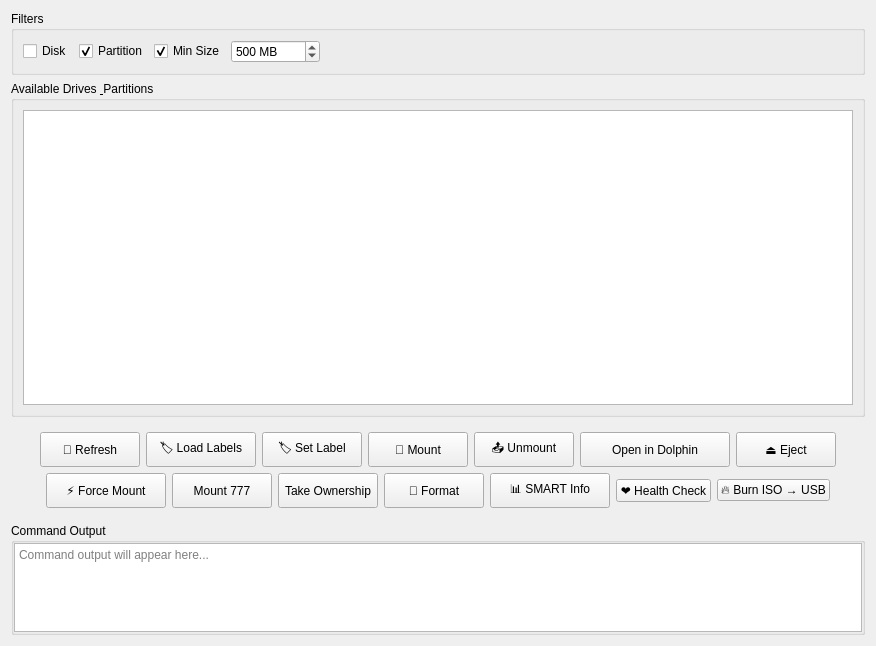
      <widget class="QWidget" name="driveToolsTab">
       <attribute name="title">
        <string>Drives</string>
       </attribute>
       <layout class="QVBoxLayout" name="verticalLayout_2">
        <property name="spacing">
         <number>6</number>
        </property>
        <item>
         <widget class="QGroupBox" name="filterGroupBox">
          <property name="title">
           <string>Filters</string>
          </property>
          <layout class="QHBoxLayout" name="filterLayout">
          <item>
           <widget class="QCheckBox" name="diskFilterCheckBox">
            <property name="text">
             <string>Disk</string>
            </property>
            <property name="checked">
             <bool>false</bool>
            </property>
           </widget>
          </item>
          <item>
           <widget class="QCheckBox" name="partitionFilterCheckBox">
            <property name="text">
             <string>Partition</string>
            </property>
            <property name="checked">
             <bool>true</bool>
            </property>
           </widget>
          </item>
          <item>
           <widget class="QCheckBox" name="minSizeFilterCheckBox">
            <property name="text">
             <string>Min Size</string>
            </property>
            <property name="checked">
             <bool>true</bool>
            </property>
           </widget>
          </item>
          <item>
           <widget class="QSpinBox" name="minSizeSpinBox">
            <property name="minimum">
             <number>1</number>
            </property>
            <property name="maximum">
             <number>999999</number>
            </property>
            <property name="value">
             <number>500</number>
            </property>
            <property name="suffix">
             <string> MB</string>
            </property>
           </widget>
          </item>
          <item>
           <spacer name="filterSpacer">
            <property name="orientation">
             <enum>Qt::Orientation::Horizontal</enum>
            </property>
            <property name="sizeHint" stdset="0">
             <size>
              <width>40</width>
              <height>20</height>
             </size>
            </property>
           </spacer>
          </item>
         </layout>
         </widget>
        </item>
        <item>
         <widget class="QGroupBox" name="drivesGroupBox">
          <property name="title">
           <string>Available Drives &amp; Partitions</string>
          </property>
          <property name="sizePolicy">
           <sizepolicy hsizetype="Preferred" vsizetype="Expanding">
            <horstretch>0</horstretch>
            <verstretch>3</verstretch>
           </sizepolicy>
          </property>
          <layout class="QVBoxLayout" name="verticalLayout_drives">
           <item>
            <widget class="QTableWidget" name="drivesTable">
          <property name="alternatingRowColors">
           <bool>true</bool>
          </property>
          <property name="selectionBehavior">
           <enum>QAbstractItemView::SelectionBehavior::SelectRows</enum>
          </property>
          <property name="sortingEnabled">
           <bool>true</bool>
          </property>
            </widget>
           </item>
          </layout>
         </widget>
        </item>
        <item>
         <widget class="QWidget" name="actionsWidget">
          <layout class="QVBoxLayout" name="driveActionsLayout">
           <item>
            <layout class="QHBoxLayout" name="horizontalLayout">
             <item>
              <spacer name="leftSpacer">
               <property name="orientation">
                <enum>Qt::Orientation::Horizontal</enum>
               </property>
               <property name="sizeHint" stdset="0">
                <size>
                 <width>20</width>
                 <height>20</height>
                </size>
               </property>
              </spacer>
             </item>
             <item>
              <widget class="QPushButton" name="refreshButton">
               <property name="minimumSize">
                <size>
                 <width>100</width>
                 <height>35</height>
                </size>
               </property>
               <property name="text">
                <string>🔄 Refresh</string>
               </property>
              </widget>
             </item>
             <item>
              <widget class="QPushButton" name="loadLabelsButton">
               <property name="minimumSize">
                <size>
                 <width>110</width>
                 <height>35</height>
                </size>
               </property>
               <property name="text">
                <string>🏷️ Load Labels</string>
               </property>
               <property name="toolTip">
                <string>Read partition labels directly from the filesystems (asks for sudo once). Use when the Label column shows dashes.</string>
               </property>
              </widget>
             </item>
             <item>
              <widget class="QPushButton" name="setDriveLabelButton">
               <property name="minimumSize">
                <size>
                 <width>100</width>
                 <height>35</height>
                </size>
               </property>
               <property name="text">
                <string>🏷️ Set Label</string>
               </property>
               <property name="toolTip">
                <string>Add, change or remove the selected volume's filesystem label. Unmount the volume first.</string>
               </property>
              </widget>
             </item>
             <item>
              <widget class="QPushButton" name="mountButton">
               <property name="minimumSize">
                <size>
                 <width>100</width>
                 <height>35</height>
                </size>
               </property>
               <property name="text">
                <string>📁 Mount</string>
               </property>
              </widget>
             </item>
             <item>
              <widget class="QPushButton" name="unmountButton">
               <property name="minimumSize">
                <size>
                 <width>100</width>
                 <height>35</height>
                </size>
               </property>
               <property name="text">
                <string>📤 Unmount</string>
               </property>
              </widget>
             </item>
             <item>
              <widget class="QPushButton" name="openDriveButton">
               <property name="minimumSize">
                <size>
                 <width>150</width>
                 <height>35</height>
                </size>
               </property>
               <property name="text">
                <string>Open in Dolphin</string>
               </property>
               <property name="toolTip">
                <string>Browse the selected mounted partition in Dolphin.</string>
               </property>
              </widget>
             </item>
             <item>
              <widget class="QPushButton" name="ejectButton">
               <property name="minimumSize">
                <size>
                 <width>100</width>
                 <height>35</height>
                </size>
               </property>
               <property name="text">
                <string>⏏️ Eject</string>
               </property>
              </widget>
             </item>
             <item>
              <spacer name="rightSpacer">
               <property name="orientation">
                <enum>Qt::Orientation::Horizontal</enum>
               </property>
               <property name="sizeHint" stdset="0">
                <size>
                 <width>20</width>
                 <height>20</height>
                </size>
               </property>
              </spacer>
             </item>
            </layout>
           </item>
           <item>
            <layout class="QHBoxLayout" name="advancedDriveActionsLayout">
             <item>
              <spacer name="leftAdvancedDriveSpacer">
               <property name="orientation">
                <enum>Qt::Orientation::Horizontal</enum>
               </property>
               <property name="sizeHint" stdset="0">
                <size>
                 <width>20</width>
                 <height>20</height>
                </size>
               </property>
              </spacer>
             </item>
             <item>
              <widget class="QPushButton" name="forceMountButton">
               <property name="minimumSize">
                <size>
                 <width>120</width>
                 <height>35</height>
                </size>
               </property>
               <property name="text">
                <string>⚡ Force Mount</string>
               </property>
              </widget>
             </item>
             <item>
              <widget class="QPushButton" name="mount777Button">
               <property name="minimumSize">
                <size>
                 <width>100</width>
                 <height>35</height>
                </size>
               </property>
               <property name="text">
                <string>Mount 777</string>
               </property>
              </widget>
             </item>
             <item>
              <widget class="QPushButton" name="takeOwnershipButton">
               <property name="minimumSize">
                <size>
                 <width>100</width>
                 <height>35</height>
                </size>
               </property>
               <property name="text">
                <string>Take Ownership</string>
               </property>
              </widget>
             </item>
             <item>
              <widget class="QPushButton" name="formatButton">
               <property name="minimumSize">
                <size>
                 <width>100</width>
                 <height>35</height>
                </size>
               </property>
               <property name="text">
                <string>🔧 Format</string>
               </property>
              </widget>
             </item>
             <item>
              <widget class="QPushButton" name="smartInfoButton">
               <property name="minimumSize">
                <size>
                 <width>120</width>
                 <height>35</height>
                </size>
               </property>
               <property name="text">
                <string>📊 SMART Info</string>
               </property>
              </widget>
             </item>
             <item>
              <widget class="QPushButton" name="driveHealthButton">
               <property name="text">
                <string>❤️ Health Check</string>
               </property>
              </widget>
             </item>
             <item>
              <widget class="QPushButton" name="burnIsoButton">
               <property name="text">
                <string>🔥 Burn ISO → USB</string>
               </property>
              </widget>
             </item>
             <item>
              <spacer name="rightAdvancedDriveSpacer">
               <property name="orientation">
                <enum>Qt::Orientation::Horizontal</enum>
               </property>
               <property name="sizeHint" stdset="0">
                <size>
                 <width>20</width>
                 <height>20</height>
                </size>
               </property>
              </spacer>
             </item>
            </layout>
           </item>
          </layout>
         </widget>
        </item>
        <item>
         <widget class="QGroupBox" name="logGroupBox">
          <property name="title">
           <string>Command Output</string>
          </property>
          <property name="sizePolicy">
           <sizepolicy hsizetype="Preferred" vsizetype="Preferred">
            <horstretch>0</horstretch>
            <verstretch>1</verstretch>
           </sizepolicy>
          </property>
          <property name="maximumHeight">
           <number>200</number>
          </property>
          <layout class="QVBoxLayout" name="verticalLayout_log">
           <property name="spacing">
            <number>0</number>
           </property>
           <property name="leftMargin">
            <number>0</number>
           </property>
           <property name="topMargin">
            <number>0</number>
           </property>
           <property name="rightMargin">
            <number>0</number>
           </property>
           <property name="bottomMargin">
            <number>0</number>
           </property>
           <item>
            <widget class="QTextEdit" name="logOutput">
          <property name="sizePolicy">
           <sizepolicy hsizetype="Expanding" vsizetype="Expanding">
            <horstretch>0</horstretch>
            <verstretch>1</verstretch>
           </sizepolicy>
          </property>
          <property name="readOnly">
           <bool>true</bool>
          </property>
          <property name="placeholderText">
           <string>Command output will appear here...</string>
          </property>
            </widget>
           </item>
          </layout>
         </widget>
        </item>
       </layout>
      </widget>
